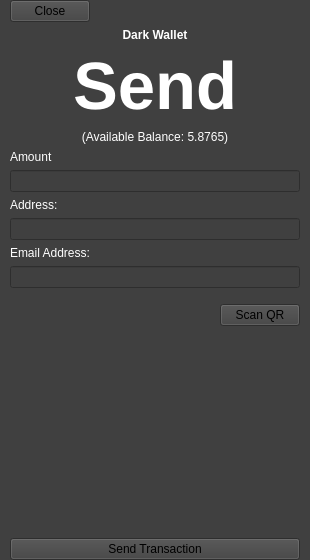
<?xml version="1.0" encoding="UTF-8"?>
<ui version="4.0">
 <class>DarkSendView</class>
 <widget class="QWidget" name="DarkSendView">
  <property name="geometry">
   <rect>
    <x>0</x>
    <y>0</y>
    <width>310</width>
    <height>560</height>
   </rect>
  </property>
  <property name="windowTitle">
   <string>Form</string>
  </property>
  <property name="styleSheet">
   <string notr="true">background-color: #404040;</string>
  </property>
  <layout class="QVBoxLayout" name="verticalLayout_2">
   <property name="leftMargin">
    <number>10</number>
   </property>
   <property name="topMargin">
    <number>0</number>
   </property>
   <property name="rightMargin">
    <number>10</number>
   </property>
   <property name="bottomMargin">
    <number>0</number>
   </property>
   <item>
    <layout class="QHBoxLayout" name="horizontalLayout">
     <item>
      <widget class="QPushButton" name="closePushButton">
       <property name="text">
        <string>Close</string>
       </property>
      </widget>
     </item>
     <item>
      <spacer name="horizontalSpacer">
       <property name="orientation">
        <enum>Qt::Horizontal</enum>
       </property>
       <property name="sizeHint" stdset="0">
        <size>
         <width>40</width>
         <height>20</height>
        </size>
       </property>
      </spacer>
     </item>
    </layout>
   </item>
   <item>
    <layout class="QVBoxLayout" name="verticalLayout">
     <item>
      <widget class="QLabel" name="label">
       <property name="font">
        <font>
         <weight>75</weight>
         <bold>true</bold>
        </font>
       </property>
       <property name="styleSheet">
        <string notr="true">color: white;</string>
       </property>
       <property name="text">
        <string>Dark Wallet</string>
       </property>
       <property name="alignment">
        <set>Qt::AlignCenter</set>
       </property>
      </widget>
     </item>
     <item>
      <widget class="QLabel" name="label_2">
       <property name="font">
        <font>
         <pointsize>50</pointsize>
         <weight>75</weight>
         <bold>true</bold>
        </font>
       </property>
       <property name="styleSheet">
        <string notr="true">color:white;</string>
       </property>
       <property name="text">
        <string>Send</string>
       </property>
       <property name="alignment">
        <set>Qt::AlignCenter</set>
       </property>
      </widget>
     </item>
     <item>
      <widget class="QLabel" name="label_3">
       <property name="styleSheet">
        <string notr="true">color:white;</string>
       </property>
       <property name="text">
        <string>(Available Balance: 5.8765)</string>
       </property>
       <property name="alignment">
        <set>Qt::AlignCenter</set>
       </property>
      </widget>
     </item>
     <item>
      <widget class="QLabel" name="label_4">
       <property name="styleSheet">
        <string notr="true">color:white;</string>
       </property>
       <property name="text">
        <string>Amount</string>
       </property>
      </widget>
     </item>
     <item>
      <widget class="QLineEdit" name="amountLineEdit"/>
     </item>
     <item>
      <widget class="QLabel" name="label_5">
       <property name="styleSheet">
        <string notr="true">color:white;</string>
       </property>
       <property name="text">
        <string>Address:</string>
       </property>
      </widget>
     </item>
     <item>
      <widget class="QLineEdit" name="addressLineEdit"/>
     </item>
     <item>
      <widget class="QLabel" name="label_6">
       <property name="styleSheet">
        <string notr="true">color:white;</string>
       </property>
       <property name="text">
        <string>Email Address:</string>
       </property>
      </widget>
     </item>
     <item>
      <widget class="QLineEdit" name="emailAddressLineEdit"/>
     </item>
     <item>
      <layout class="QHBoxLayout" name="horizontalLayout_2">
       <property name="topMargin">
        <number>10</number>
       </property>
       <item>
        <spacer name="horizontalSpacer_2">
         <property name="orientation">
          <enum>Qt::Horizontal</enum>
         </property>
         <property name="sizeHint" stdset="0">
          <size>
           <width>40</width>
           <height>20</height>
          </size>
         </property>
        </spacer>
       </item>
       <item>
        <widget class="QPushButton" name="scanQrButton">
         <property name="text">
          <string>Scan QR</string>
         </property>
        </widget>
       </item>
      </layout>
     </item>
     <item>
      <spacer name="verticalSpacer">
       <property name="orientation">
        <enum>Qt::Vertical</enum>
       </property>
       <property name="sizeHint" stdset="0">
        <size>
         <width>20</width>
         <height>40</height>
        </size>
       </property>
      </spacer>
     </item>
     <item>
      <widget class="QLabel" name="sendWarningLabel">
       <property name="font">
        <font>
         <pointsize>12</pointsize>
        </font>
       </property>
       <property name="styleSheet">
        <string notr="true">color:red;</string>
       </property>
       <property name="text">
        <string/>
       </property>
      </widget>
     </item>
     <item>
      <widget class="QPushButton" name="sendTransactionButton">
       <property name="text">
        <string>Send Transaction</string>
       </property>
      </widget>
     </item>
    </layout>
   </item>
  </layout>
 </widget>
 <resources/>
 <connections/>
</ui>
